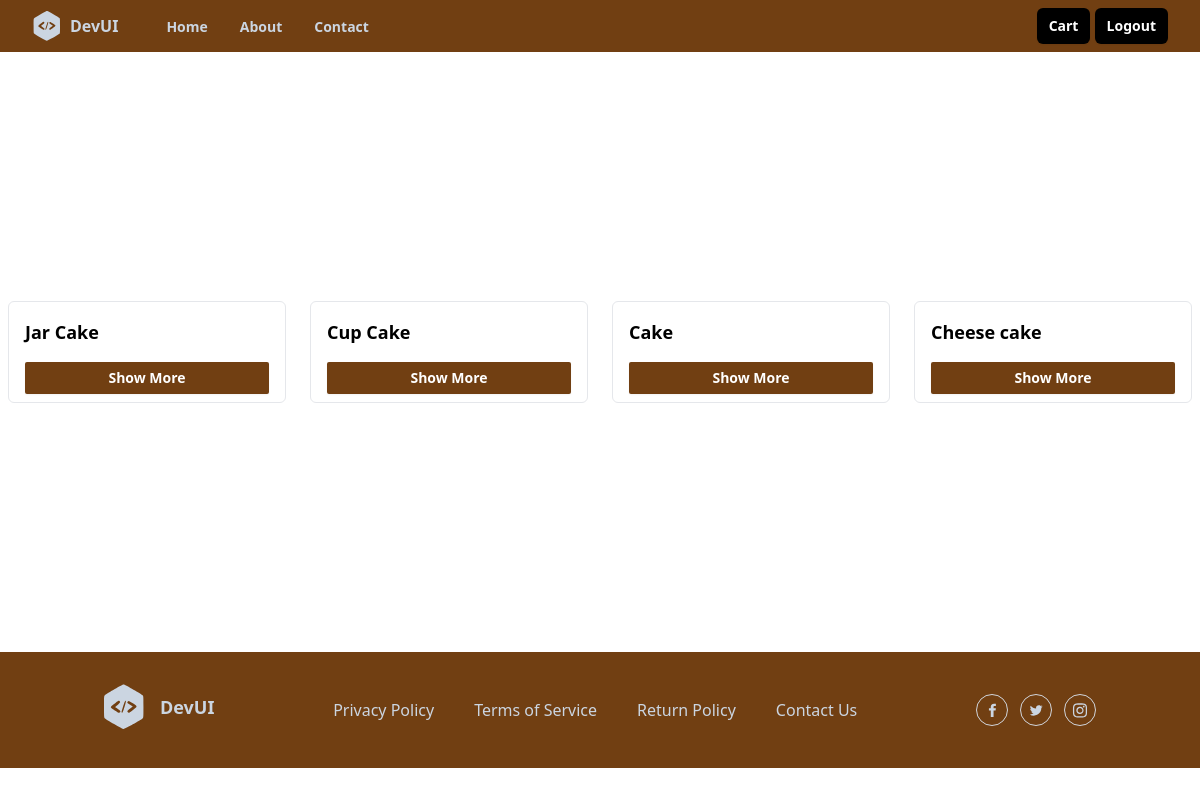
The app's page /index/ with its own data.
### shop/models.py (models this page shows, shortened)
class Category(models.Model):
    category_name=models.CharField(max_length=150,unique=True)
    created_date=models.DateTimeField(auto_now_add=True)
    updated_date=models.DateTimeField(auto_now=True)
    is_active=models.BooleanField(default=True)

### shop/views.py (the view)
# urls.py: path("index/",views.IndexView.as_view(),name="index"),
class IndexView(View):
    def get(self,request,*args,**kwargs):
        qs=Category.objects.all()
        return render(request,"index.html",{"data":qs})

### shop/templates/index.html
{%extends 'base.html'%}
{%block main_block%}
<div class="mx-auto grid w-full max-w-7xl items-center space-y-4 px-2 py-10 md:grid-cols-2 md:gap-6 md:space-y-0 lg:grid-cols-4 h-[600px]">
  {%for cat in data%}
  <div class="rounded-md border ">
    <div class="p-4 h-[100px]">
      <h1 class="inline-flex items-center text-lg font-semibold">
        {{cat.category_name}}
      </h1>
      <button
        type="button"
        class="mt-4 w-full rounded-sm bg-yellow-900 px-2 py-1.5 text-sm font-semibold text-white shadow-sm hover:bg-black/80 focus-visible:outline focus-visible:outline-2 focus-visible:outline-offset-2 focus-visible:outline-black"
      >
        <a href="{%url 'Category-item-list' cat.id %}"> Show More</a>
      </button>
    </div>
  </div>
  {%endfor%}
</div>
{%endblock%}

### records on screen
Category: category_name "Jar Cake"
Category: category_name "Cup Cake"
Category: category_name "Cake"
Category: category_name "Cheese cake"
